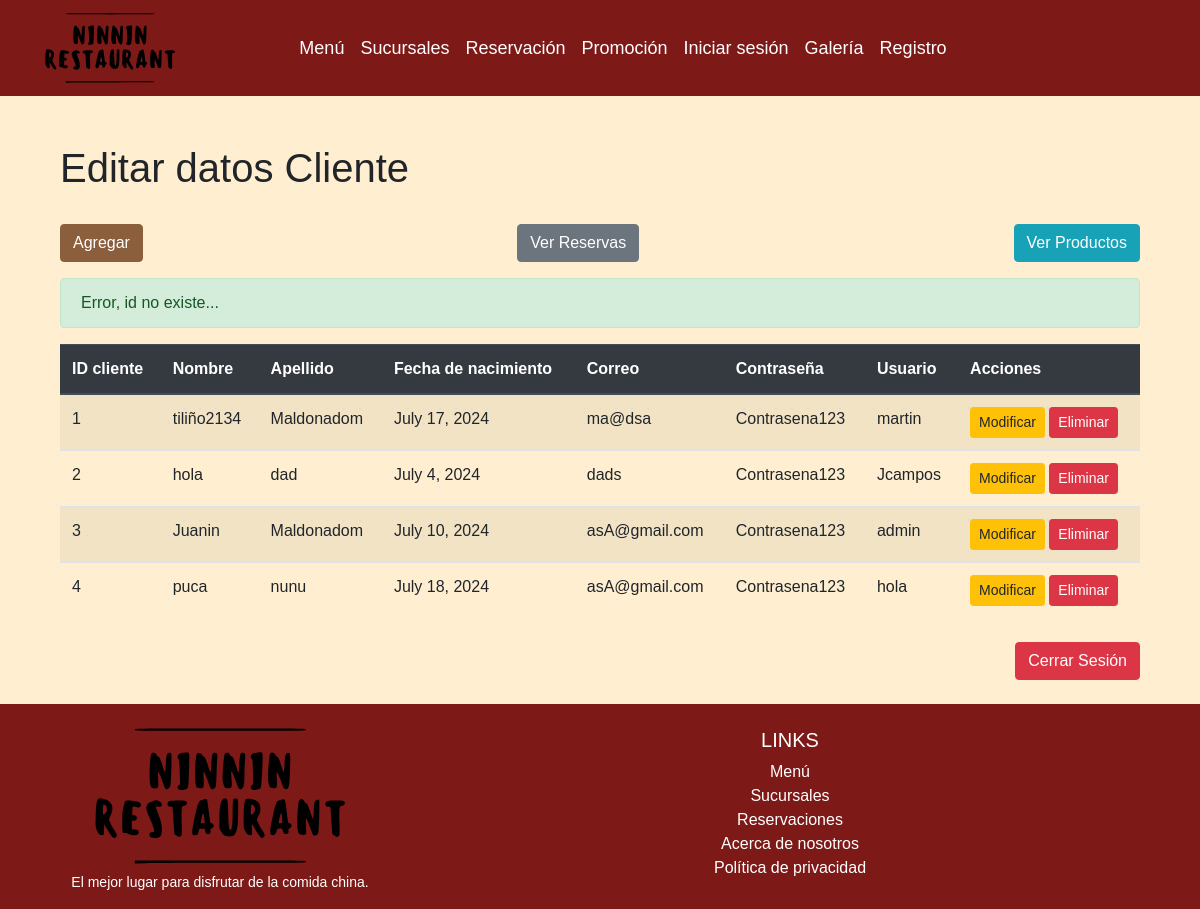
Screenshot of /clientes/clientes_del/7 with the database file from the repository.
### clientes/models.py (models this page shows, shortened)
class Cliente(models.Model):
    user   = models.OneToOneField(User, on_delete=models.CASCADE)
    nombre = models.CharField(max_length=100)
    apellido = models.CharField(max_length=100)
    fecha_nacimiento = models.DateField()
    email = models.EmailField()
    password = models.CharField(max_length=100)

### clientes/views.py (the view)
# urls.py: path('clientes_del/<str:pk>', views.clientes_del, name='clientes_del'),
def clientes_del (request,pk):
    context={}
    try:
        cliente = Cliente.objects.get(id=pk)
        cliente.delete()
        mensaje = "Datos de cliente eliminados"
        clientes = Cliente.objects.all()
        context = {'clientes' : clientes, 'mensaje' : mensaje}
        return render(request,'clientes/clientes_list.html',context)
    except:
        mensaje="Error, id no existe..."
        clientes = Cliente.objects.all()
        context = {'clientes' : clientes, 'mensaje': mensaje }
        return render(request, 'clientes/clientes_list.html', context)

### clientes/templates/clientes/clientes_list.html (shortened to what this page needs)
{% extends "clientes/base.html" %}
{% block content %}
    <div class="container mt-5">
        <h1>Editar datos Cliente</h1>
        <br>
        <div class="d-flex justify-content-between mb-3">
            <button type="button" class="btn btn-primary">
                <a href="{% url 'clientesAdd' %}" class="text-white">Agregar</a>
            </button>
            <button type="button" class="btn btn-secondary">
                <a href="{% url 'reserva_list' %}" class="text-white">Ver Reservas</a>
            </button>
            <button type="button" class="btn btn-info">
                <a href="{% url 'crud_producto' %}" class="text-white">Ver Productos</a>
            </button>
        </div>
        <div id="idMensaje">
            {% if mensaje %}
                <div class="alert alert-success">
                    {{ mensaje }}
                </div>
            {% endif %}
        </div>
        <table class="table table-striped">
            {% if clientes %}
                <thead class="thead-dark">
                    <tr>
                        <th scope="col">ID cliente</th>
                        <th scope="col">Nombre</th>
                        <th scope="col">Apellido</th>
                        <th scope="col">Fecha de nacimiento</th>
                        <th scope="col">Correo</th>
                        <th scope="col">Contraseña</th>
                        <th scope="col">Usuario</th>
                        <th scope="col">Acciones</th>
                    </tr>
                </thead>
                <tbody>
                    {% for x in clientes %}
                        <tr>
                            <td>{{ x.id }}</td>
                            <td>{{ x.nombre }}</td>
                            <td>{{ x.apellido }}</td>
                            <td>{{ x.fecha_nacimiento }}</td>
                            <td>{{ x.email }}</td>
                            <td>{{ x.password }}</td>
                            <td>{{ x.user }}</td>
                            <td>
                                <a href="{% url 'clientes_findEdit' pk=x.id %}" class="btn btn-warning btn-sm">Modificar</a>
                                <a href="{% url 'clientes_del' pk=x.id %}" class="btn btn-danger btn-sm">Eliminar</a>
                            </td>
                        </tr>
                    {% endfor %}
                </tbody>
            {% else %}
                <tr>
                    <td colspan="8" class="text-center">No hay clientes disponibles</td>
                </tr>
            {% endif %}
        </table>
        <div class="d-flex justify-content-end mt-4">
            <form action="{% url 'logout' %}" method="POST">
                <button type="submit" class="btn btn-danger">Cerrar Sesión</button>
            </form>
        </div>
    </div>
{% endblock %}

### mysite/static/Layout/style.css (style rules this page uses)
body { background: radial-gradient(#e5e7eb 1px, transparent 1px); background-color: #FFEFD0; background-size: 16px 16px; font-family: Arial, sans-serif; }
.btn-primary { background-color: #8b5e3c; border-color: #8b5e3c; }
.alert { position: relative; z-index: 0; }

### rows the page displays
Cliente: id "1", nombre "tiliño2134", apellido "Maldonadom", fecha_nacimiento "July 17, 2024", email "ma@dsa", password "Contrasena123", user "martin"
Cliente: id "2", nombre "hola", apellido "dad", fecha_nacimiento "July 4, 2024", email "dads", password "Contrasena123", user "Jcampos"
Cliente: id "3", nombre "Juanin", apellido "Maldonadom", fecha_nacimiento "July 10, 2024", email "asA@gmail.com", password "Contrasena123", user "admin"
Cliente: id "4", nombre "puca", apellido "nunu", fecha_nacimiento "July 18, 2024", email "asA@gmail.com", password "Contrasena123", user "hola"

### other values shown
{{ mensaje }} "Error, id no existe..."
